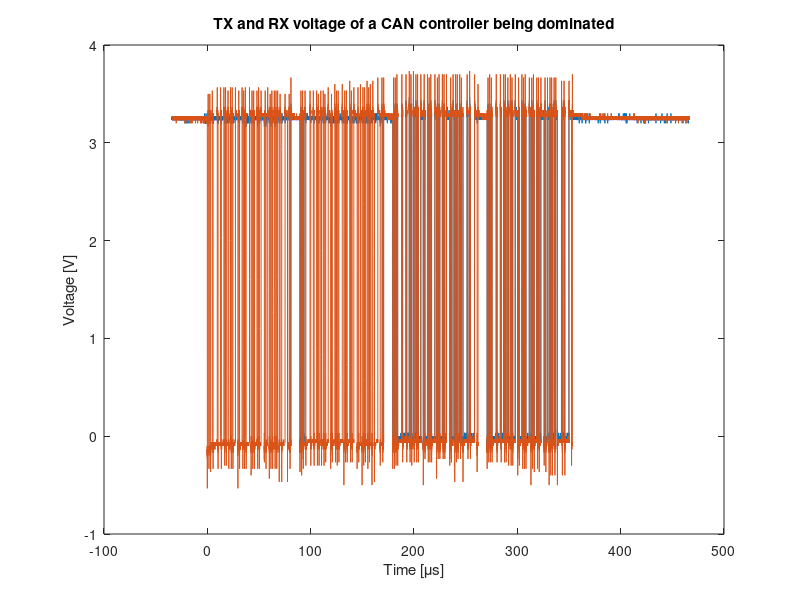

Source code (MATLAB):
clear all; clc
M = csvread('C1Trace00001.txt',5,0);
t = M(:,1)*1e6;
TX1 = M(:,2);
TX2 = csvread('C2Trace00001.txt',5,1);
Can_H = csvread('C3Trace00001.txt',5,1);
Can_L = csvread('C4Trace00001.txt',5,1);
clear M;
plot(t,TX1);hold on;plot(t,TX2);hold off

l=length(t);
start = 24000;
stop = 42000;
%plot(t(start:stop),TX1(start:stop));hold on;plot(t(start:stop),TX2(start:stop));hold off
title('TX and RX voltage of a CAN controller being dominated');
xlabel('Time [\mus]');
ylabel('Voltage [V]');